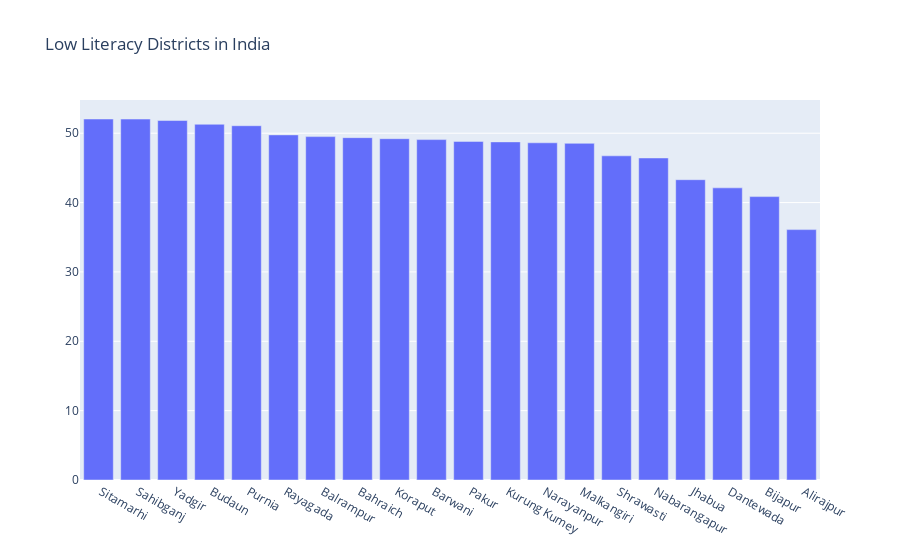

The notebook cell saved with this chart:
### Code cell
import plotly.graph_objects as go

fig = go.Figure(
    data=[go.Bar(x = b['District'],
                 y = b['Literacy'])],
    layout_title_text="Low Literacy Districts in India"
)

fig.show()

### Figure 1 — Plotly figure (JSON) as saved in the notebook; plotly's stock layout.template omitted (floating-point values rounded to 4 significant figures)
{"data": [{"type": "bar", "x": [" Sitamarhi", " Sahibganj", " Yadgir", " Budaun", " Purnia", " Rayagada", " Balrampur", " Bahraich", " Koraput", " Barwani", " Pakur", " Kurung Kumey", " Narayanpur", " Malkangiri", " Shrawasti", " Nabarangapur", " Jhabua", " Dantewada", " Bijapur", " Alirajpur"], "y": [52.05, 52.04, 51.83, 51.29, 51.08, 49.76, 49.51, 49.36, 49.21, 49.08, 48.82, 48.75, 48.62, 48.54, 46.74, 46.43, 43.3, 42.12, 40.86, 36.1]}], "layout": {"title": {"text": "Low Literacy Districts in India"}}}
